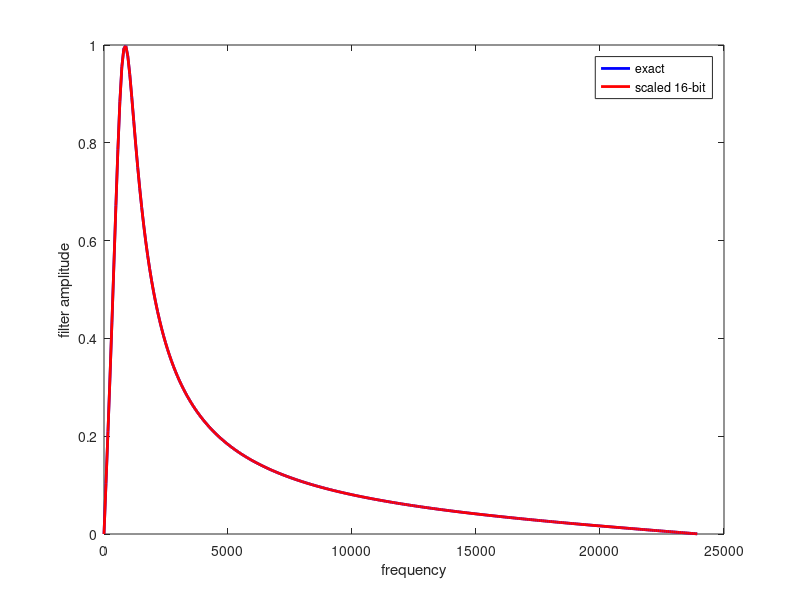

Recreate this plot in MATLAB.
%18-bit, 16-bit fraction,  2's comp conversion
clear all
figure(1);clf;
clc

%For lowpass or highpass, set equal to normalized Freq (cutoff/(Fs/2))
%For bandpass, set equal to normalized Freq vector ([low high]/(Fs/2))
% freq = [0.03] ; LOW PASS
freq = [0.021 0.06]; % BAND PASS

%Filter order:
%    use 2 lowpass 
%        1 for bandpass
%NOTE that for a bandpass filter (order) poles are generated for the high
%and low cutoffs, so the total order is (order)*2
order = 1;

%could also use butter, or cheby1 or cheby2 or besself
% but note that besself is lowpass only!
[b, a] = butter(order, freq) ;
%[b, a] = cheby1(order, 0.1, freq) ;
%[b, a] = besself(order, freq) ;
b = b ;
a = -a;

for i=1:length(b)
    if b(i)>=0
        fprintf('     b%1d (18''h%s) \n', i, dec2hex(fix(2^16*b(i)))) ;
    else
        fprintf('     b%1d (18''h%s) \n', i, dec2hex(bitcmp(fix(2^16*-b(i)),18)+1));
    end
end

for i=2:length(a)
    if a(i)>=0
        fprintf('     a%1d (18''h%s) \n', i, dec2hex(fix(2^16*a(i))))
    else
        fprintf('     a%1d (18''h%s) \n', i,dec2hex(bitcmp(fix(2^16*-a(i)),18)+1))
    end
end


disp(' ')
disp('CHECK scaling! all b''s and a''s <2 absolute value?') 
disp('BUT as big as possible?')
b
a

%sampling rate on DE2 board
Fs = 48000;
[b,a] = butter(order, freq) ;
[fresponse, ffreq] = freqz(b,a,300);
plot(ffreq/pi*Fs/2,abs(fresponse), 'b', 'linewidth',2);
xlabel('frequency'); ylabel('filter amplitude');
hold on
b = fix((b)*2^16) ;
a = fix((a)*2^16) ;
[fresponse, ffreq] = freqz(b,a,300);
plot(ffreq/pi*Fs/2,abs(fresponse), 'r', 'linewidth',2);
legend('exact','scaled 16-bit')



